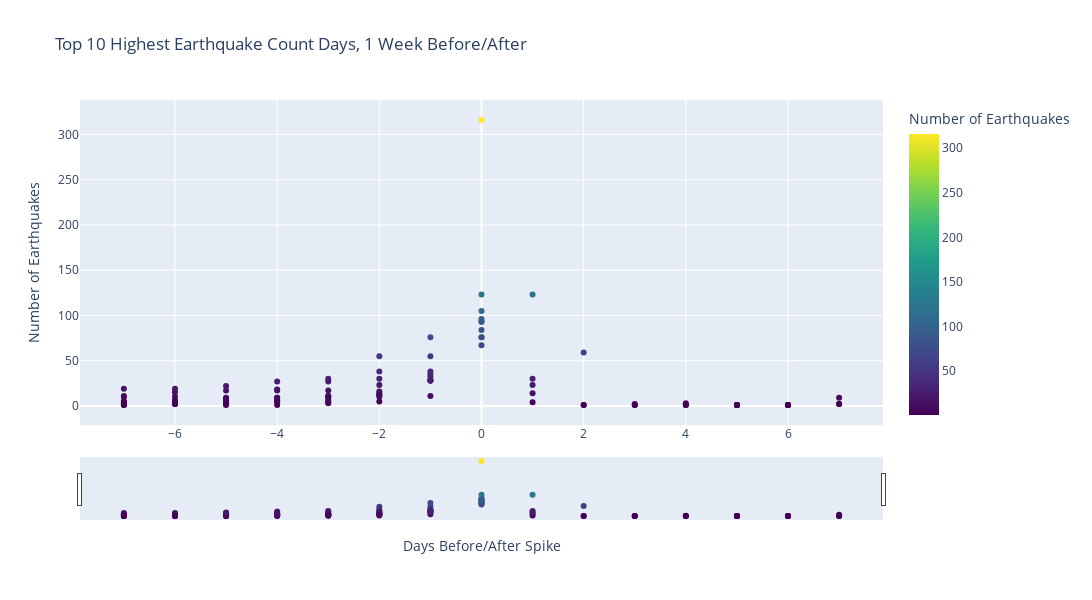

Source (notebook cell):
### Code cell
one_week = dt.timedelta(days=7)
usgs_grouped_counts_top10 = usgs_grouped_counts_top10.sort_values(by='time', ascending=True)

# Initialize an empty DataFrame to store the combined filtered data
filtered_data_df = pd.DataFrame()

# For each of the top 10 "mag" values, extract and combine the data points one week before and after
for index, row in usgs_grouped_counts_top10.iterrows():
    current_time = row['time']
    previous_time = current_time - one_week
    next_time = current_time + one_week
    
    filtered_data_before = usgs_grouped_counts[(usgs_grouped_counts['time'] >= previous_time) & (usgs_grouped_counts['time'] < current_time)].copy()
    filtered_data_before['days_until_large_value'] = (current_time - filtered_data_before['time']).dt.days  # Calculate days until the large value
    
    filtered_data_after = usgs_grouped_counts[(usgs_grouped_counts['time'] <= next_time) & (usgs_grouped_counts['time'] >= current_time)].copy()
    filtered_data_after['days_until_large_value'] = (current_time - filtered_data_after['time']).dt.days  # Calculate days until the large value
    
    filtered_data_df = pd.concat([filtered_data_df, filtered_data_before, filtered_data_after])

# Create a Plotly figure
fig = px.scatter(filtered_data_df, x='days_until_large_value', 
              y='count', 
              title='Top 10 Highest Earthquake Count Days, 1 Week Before/After',
              color='count',
              color_continuous_scale='viridis',
              labels={'count': 'Number of Earthquakes'},
)
fig.update_layout(
    width=1200,
    height=600,
)

# Add interactivity
fig.update_xaxes(title_text='Days Before/After Spike')
fig.update_xaxes(rangeslider_visible=True)
fig.update_layout(dragmode='pan', hovermode='x')

# Show the interactive plot
fig.show()

### Figure 1 — Plotly figure (JSON) as saved in the notebook; plotly's stock layout.template omitted (floating-point values rounded to 4 significant figures)
{"data": [{"hovertemplate": "days_until_large_value=%{x}<br>Number of Earthquakes=%{marker.color}<extra></extra>", "legendgroup": "", "marker": {"color": [105, 28, 5, 3, 3, 2, 1, 2, 1, 1, 1, 84, 55, 55, 17, 9, 5, 10, 10, 4, 67, 11, 14, 4, 4, 7, 3, 3, 9, 1, 3, 2, 1, 14, 76, 32, 10, 10, 1, 2, 2, 1, 1, 1, 123, 76, 38, 30, 27, 17, 6, 19, 1, 1, 123, 76, 38, 30, 27, 17, 6, 19, 11, 1, 1, 93, 35, 16, 6, 6, 1, 2, 5, 1, 96, 28, 12, 11, 6, 9, 15, 1, 1, 1, 30, 93, 28, 23, 11, 9, 8, 5, 5, 2, 1, 1, 59, 23, 316, 28, 12, 8, 18, 22, 4, 2], "coloraxis": "coloraxis", "symbol": "circle"}, "mode": "markers", "name": "", "orientation": "v", "showlegend": false, "type": "scatter", "x": [0, -1, -2, -3, -5, -6, -7, 7, 6, 5, 3, 0, -1, -2, -3, -4, -5, -6, -7, 1, 0, -1, -2, -3, -4, -5, -6, -7, 7, 5, 4, 3, 2, 1, 0, -1, -2, -3, -4, -5, -6, -7, 5, 4, 0, -1, -2, -3, -4, -5, -6, -7, 6, 5, 1, 0, -1, -2, -3, -4, -5, -6, -7, 6, 5, 0, -1, -2, -3, -4, -5, -6, -7, 6, 0, -1, -2, -3, -4, -5, -6, 5, 3, 2, 1, 0, -1, -2, -3, -4, -5, -6, -7, 7, 6, 4, 2, 1, 0, -1, -2, -3, -4, -5, -6, -7], "xaxis": "x", "y": [105, 28, 5, 3, 3, 2, 1, 2, 1, 1, 1, 84, 55, 55, 17, 9, 5, 10, 10, 4, 67, 11, 14, 4, 4, 7, 3, 3, 9, 1, 3, 2, 1, 14, 76, 32, 10, 10, 1, 2, 2, 1, 1, 1, 123, 76, 38, 30, 27, 17, 6, 19, 1, 1, 123, 76, 38, 30, 27, 17, 6, 19, 11, 1, 1, 93, 35, 16, 6, 6, 1, 2, 5, 1, 96, 28, 12, 11, 6, 9, 15, 1, 1, 1, 30, 93, 28, 23, 11, 9, 8, 5, 5, 2, 1, 1, 59, 23, 316, 28, 12, 8, 18, 22, 4, 2], "yaxis": "y"}], "layout": {"coloraxis": {"colorbar": {"title": {"text": "Number of Earthquakes"}}, "colorscale": [[0, "#440154"], [0.1111, "#482878"], [0.2222, "#3e4989"], [0.3333, "#31688e"], [0.4444, "#26828e"], [0.5556, "#1f9e89"], [0.6667, "#35b779"], [0.7778, "#6ece58"], [0.8889, "#b5de2b"], [1, "#fde725"]]}, "dragmode": "pan", "height": 600, "hovermode": "x", "legend": {"tracegroupgap": 0}, "title": {"text": "Top 10 Highest Earthquake Count Days, 1 Week Before/After"}, "width": 1200, "xaxis": {"anchor": "y", "domain": [0, 1], "rangeslider": {"visible": true}, "title": {"text": "Days Before/After Spike"}}, "yaxis": {"anchor": "x", "domain": [0, 1], "title": {"text": "Number of Earthquakes"}}}}
